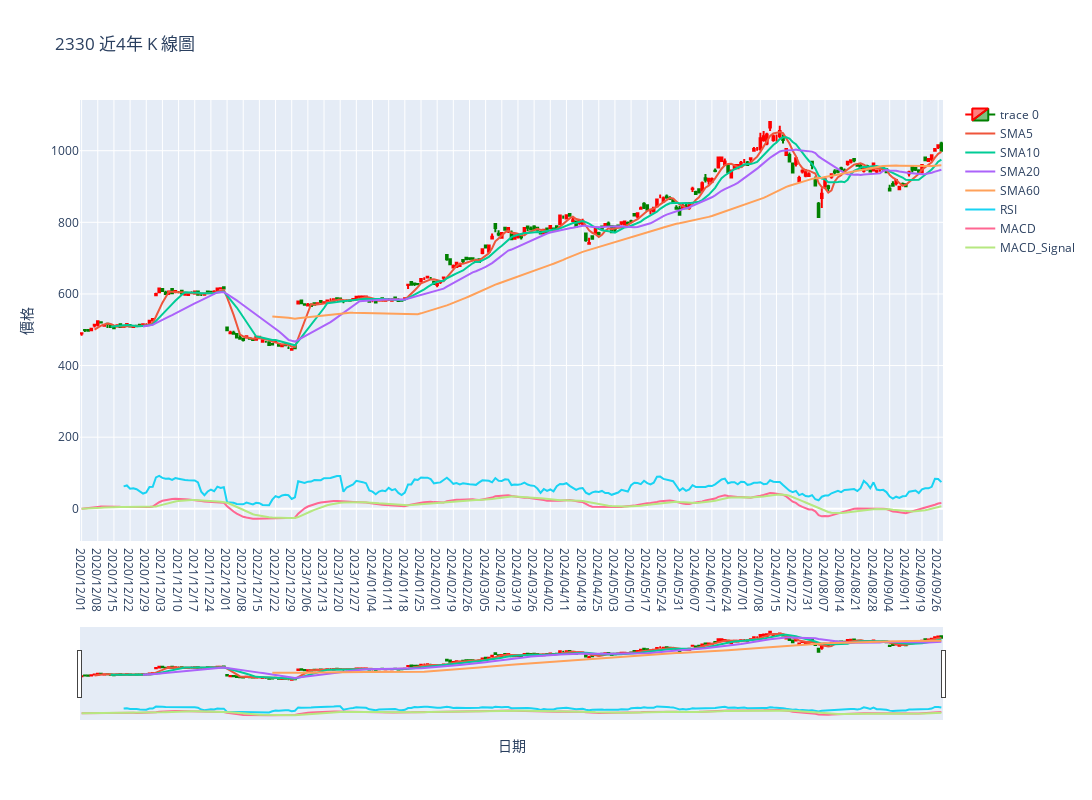

Notebook code for this chart:
### Code cell
# 2. 可視化 K 線圖
df['SMA5'] = sma5
df['SMA10'] = sma10
df['SMA20'] = sma20
df['SMA60'] = sma60
df['RSI'] = rsi
df['MACD'] = macd
df['MACD_Signal'] = macd_signal

# 可視化 K 線圖
def plot_candlestick(data, title):
    fig = go.Figure(data=[go.Candlestick(x=data['日期'],
                                        open=data['開盤價'],
                                        high=data['最高價'],
                                        low=data['最低價'],
                                        close=data['收盤價'],
                                        increasing_line_color='red',
                                        decreasing_line_color='green')])
    
    fig.add_trace(go.Scatter(x=data['日期'], y=data['SMA5'], mode='lines', name='SMA5'))
    fig.add_trace(go.Scatter(x=data['日期'], y=data['SMA10'], mode='lines', name='SMA10'))
    fig.add_trace(go.Scatter(x=data['日期'], y=data['SMA20'], mode='lines', name='SMA20'))
    fig.add_trace(go.Scatter(x=data['日期'], y=data['SMA60'], mode='lines', name='SMA60'))
    fig.add_trace(go.Scatter(x=data['日期'], y=data['RSI'], mode='lines', name='RSI'))
    fig.add_trace(go.Scatter(x=data['日期'], y=data['MACD'], mode='lines', name='MACD'))
    fig.add_trace(go.Scatter(x=data['日期'], y=data['MACD_Signal'], mode='lines', name='MACD_Signal'))

    fig.update_layout(title=title, xaxis_title='日期', yaxis_title='價格',width=1200, height=800)
    fig.show()


plot_candlestick(df, f'{target_code} 近{n}年 K 線圖')

### Figure 1 — Plotly figure (JSON) as saved in the notebook; plotly's stock layout.template omitted (floating-point values rounded to 4 significant figures; data arrays with more than 128 entries replaced by an {"elided": "..."} marker saying what was removed)
{"data": [{"close": {"elided": "267 float values"}, "decreasing": {"line": {"color": "green"}}, "high": {"elided": "267 float values"}, "increasing": {"line": {"color": "red"}}, "low": {"elided": "267 float values"}, "open": {"elided": "267 float values"}, "type": "candlestick", "x": {"elided": "267 str values"}}, {"mode": "lines", "name": "SMA5", "type": "scatter", "x": {"elided": "267 str values"}, "y": {"elided": "267 float values"}}, {"mode": "lines", "name": "SMA10", "type": "scatter", "x": {"elided": "267 str values"}, "y": {"elided": "267 float values"}}, {"mode": "lines", "name": "SMA20", "type": "scatter", "x": {"elided": "267 str values"}, "y": {"elided": "267 float values"}}, {"mode": "lines", "name": "SMA60", "type": "scatter", "x": {"elided": "267 str values"}, "y": {"elided": "267 float values"}}, {"mode": "lines", "name": "RSI", "type": "scatter", "x": {"elided": "267 str values"}, "y": {"elided": "267 float values"}}, {"mode": "lines", "name": "MACD", "type": "scatter", "x": {"elided": "267 str values"}, "y": {"elided": "267 float values"}}, {"mode": "lines", "name": "MACD_Signal", "type": "scatter", "x": {"elided": "267 str values"}, "y": {"elided": "267 float values"}}], "layout": {"height": 800, "title": {"text": "2330 近4年 K 線圖"}, "width": 1200, "xaxis": {"title": {"text": "日期"}}, "yaxis": {"title": {"text": "價格"}}}}
